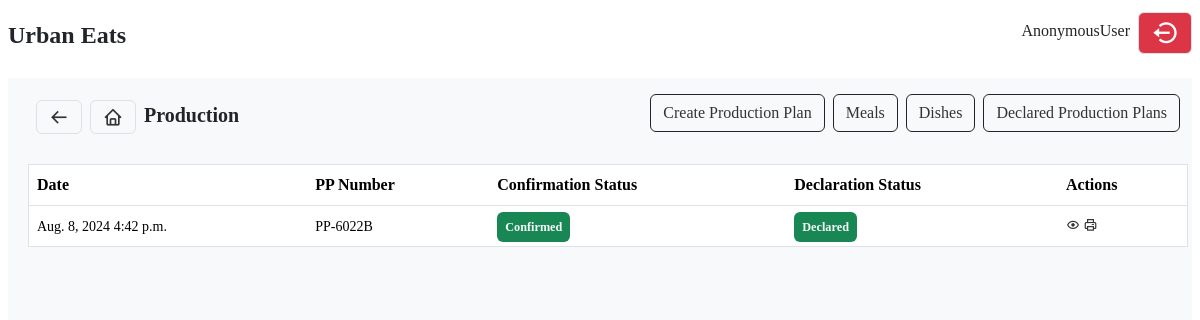
The page /inventory/production/plan/list on the database as committed earlier.
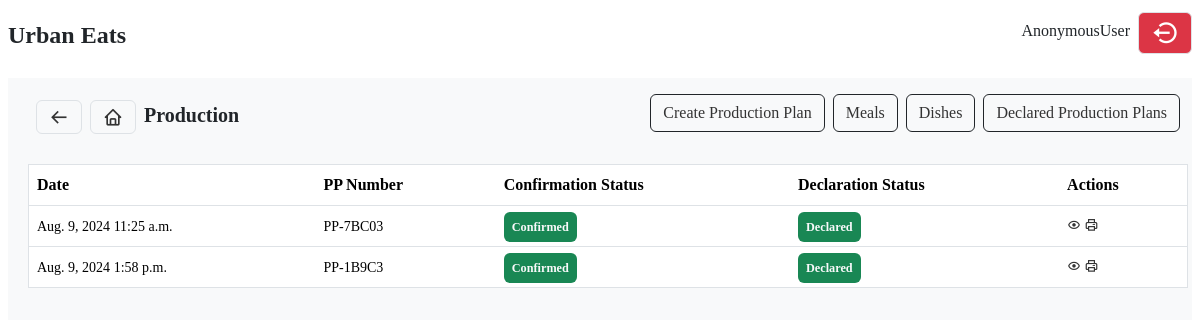
The same page on the database as committed later.
### inventory/models.py (models this page shows, shortened)
class Production(models.Model):
    date_created = models.DateField()
    time_created = models.TimeField()
    status = models.BooleanField(default=False)
    production_plan_number = models.CharField(max_length=10, unique=True, default='')
    declared = models.BooleanField(default=False)

### inventory/views.py (the view)
# urls.py: path('production/plan/list', production_plans, name='production_plans'),
def production_plans(request):
    plans = Production.objects.all().order_by('-date_created')
    return render(request, 'inventory/production_plans.html', {'plans':plans})

### templates/inventory/production_plans.html (shortened to what this page needs)
{% extends "base.html" %}
{% load static%}
{% load crispy_forms_tags %}
{% block content %}
   <div class="inventory">
        <div class="inventory-navbar">
            <nav class="d-flex justify-content-between align-items-center p-2">
                <div class='fw-bold d-flex'>
                    <a href='{% url "inventory:products"%}' class='border btn bx bx-arrow-back fs-5'></a>
                    <a href='/' class='bx bx-home btn border fs-5 mx-2'></a>
                    <span class='fs-5'>Production</span>
                </div>
                <div>
                    <ul class="list-unstyled mt-2 d-flex">
                        <li class="">
                            <a href="{% url 'inventory:create_production_plan' %}" class='btn btn-outline-dark mx-2'>Create Production Plan</a>
                        </li>
                        <li class="">
                            <a href="{% url 'inventory:meal_list' %}" class='btn btn-outline-dark'>Meals</a>
                        </li>
                        <li class="">
                            <a href="{% url 'inventory:dish_list' %}" class='btn btn-outline-dark mx-2'>Dishes</a>
                        </li>
                        <li class="">
                            <a href="{% url 'inventory:declared_production_plan' %}" class='btn btn-outline-dark'>Declared Production Plans</a>
                        </li>
                    </ul>
                </div>
            </nav>
        </div>
        <div>
            <div class=" mt-2 w-100">
                <table class='table border table-hover rounded p-2' id='production_table' style="width: 100%;" >
                        <thead class='bg-primary'>
                            <tr>
                                <th>Date</th>
                                <th>PP Number</th>
                                <th>Confirmation Status</th>
                                <th>Declaration Status</th>
                                <th>Actions</th>
                            </tr>
                            </thead>
                        <tbody>
                            {% for plan in plans %}
                                <tr>
                                    <td><small>{{ plan.date_created }} {{ plan.time_created }}</small></td>
                                    <td><small>{{ plan.production_plan_number }}</small></td>
                                    <td>
                                        <small>
                                            {% if plan.status %}
                                                <small class="bg-success fw-bold text-light p-2 rounded text-center w-100">Confirmed</small>
                                            {%else %}
                                                <a href="{% url 'inventory:confirm_production_plan' plan.id %}" class="bg-secondary fw-bold text-light p-2 rounded text-center w-100">Waiting Confirmation</a>
                                            {% endif %}
                                        </small>
                                    </td>
                                    <td>
                                        <small>
                                            {% if plan.declared %}
                                                <small class="bg-success fw-bold text-light p-2 rounded text-center w-100" disabled>Declared</small>
                                            {% endif %}
                                        </small>
                                    </td>
                                    <td>
                                        <small>
                                            <a href="{% url 'inventory:production_plan_detail' plan.id %}" class="bx bx-show"></a>
                                            <a href="" class="bx bx-printer"></a>
                                        </small>
                                    </td>
                                </tr>
                            {% endfor %}
                        </tbody>
                </table>
            </div>
        </div>
   </div>
{% endblock content %}

Rows that differ between the two databases and show on the page:
changed Production (number 1 of 2 on the later page): date_created "Aug. 8, 2024" → "Aug. 9, 2024"; time_created "4:42 p.m." → "11:25 a.m."; production_plan_number "PP-6022B" → "PP-7BC03"
added Production: date_created "Aug. 9, 2024", time_created "1:58 p.m.", production_plan_number "PP-1B9C3", status "Confirmed", declared "Declared"
